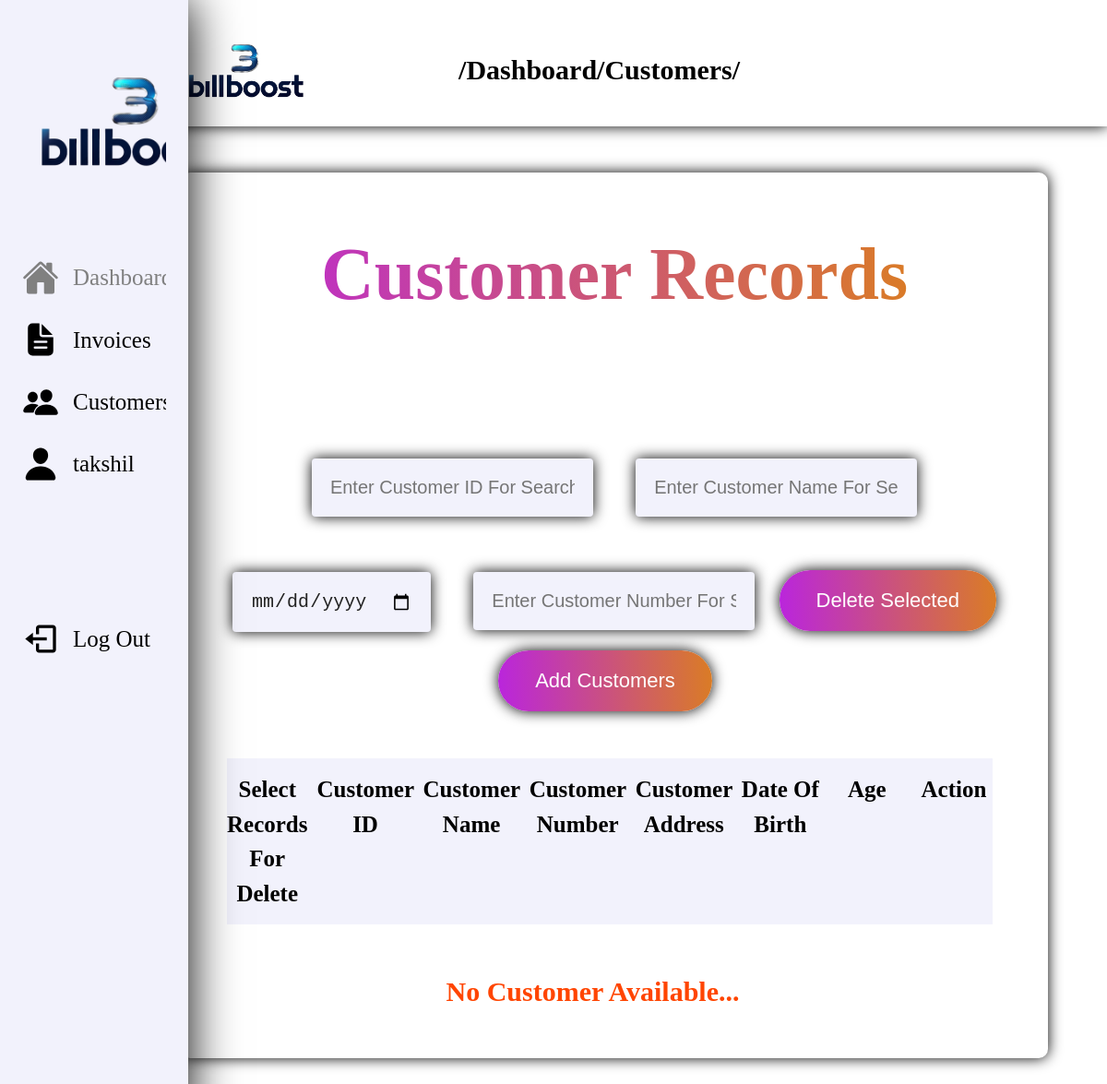
The page /business (signed in) on the database as committed earlier.
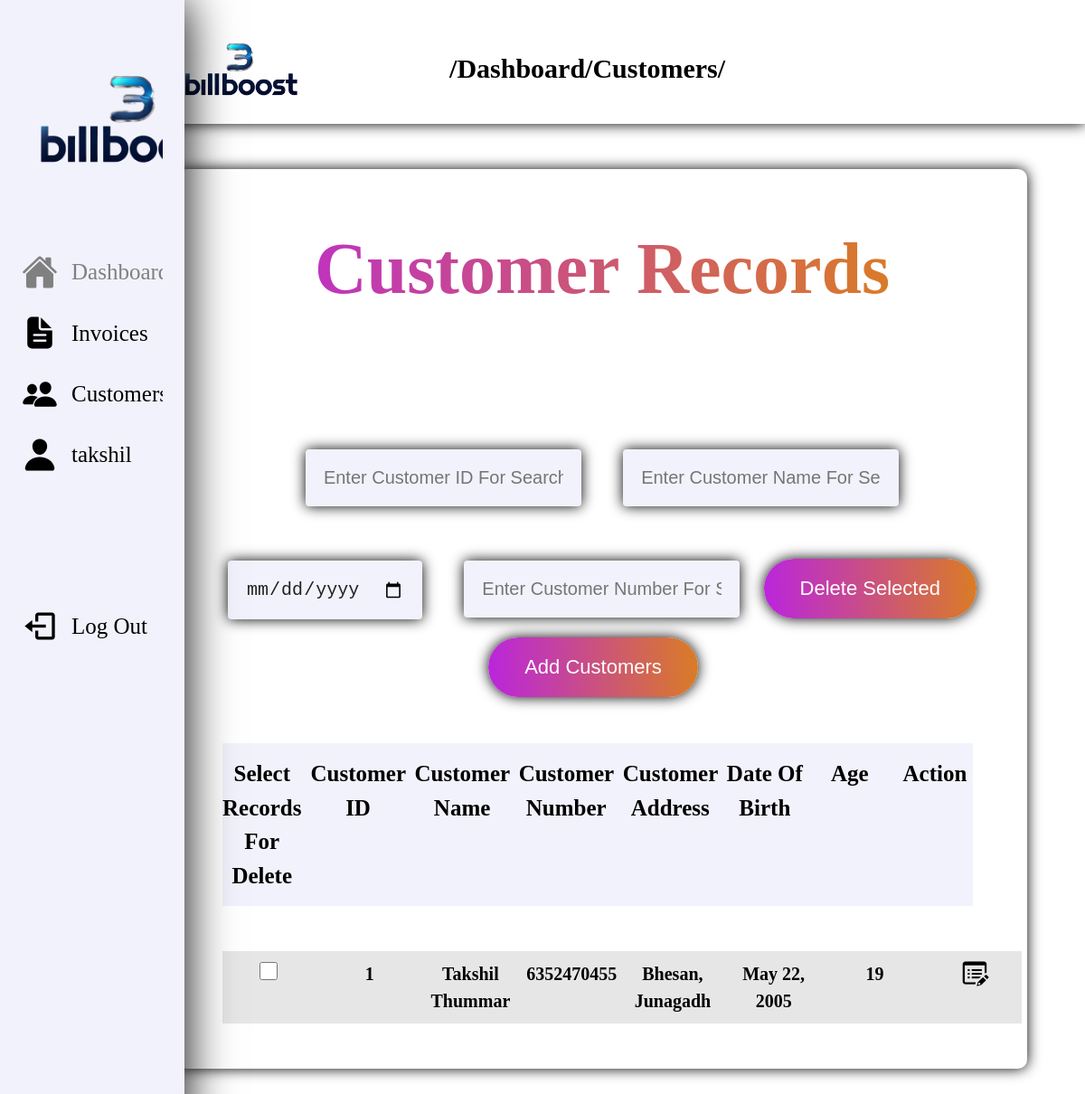
The same page on the database as committed later.
### ERP_System_App/models.py (models this page shows, shortened)
class Customer(models.Model):
    user = models.ForeignKey(User, on_delete=models.CASCADE, default=1)
    customer_id = models.IntegerField(unique=True)
    customer_name = models.CharField(max_length=100)
    customer_number = models.CharField(max_length=10)
    customer_address = models.CharField(max_length=1000)
    email = models.EmailField()
    date_of_birth = models.DateField(null=True, blank=True)
    age = models.IntegerField()
    gender = models.CharField(max_length=10, choices=[('Male', 'Male'), ('Female', 'Female'), ('Other', 'Other')])

### ERP_System_App/views.py (the view)
# urls.py: path('business', views.business, name='business'),
def business(request):
    user = request.user
    bills = Bill.objects.filter(user=user)
    customers = Customer.objects.filter(user=user) # Fetch login customer from the database
    if request.path == '/business':
        page_name = "Dashboard/Customers"
    context = {
        'bills': bills,
        'customers': customers,
        'page_name' : page_name,
    }
    return render(request, 'business.html', context)

### ERP_System_App/templates/business.html (shortened to what the changed rows need)
{% extends 'base.html' %} {% block title %}Invoices - BillBoost Invoices{% endblock %} {% block customer_active %}active{% endblock %} {% block content %} {% load static %} {% load static %}
<section>
    <div class="main-content">
        <div class="customer">
            <div class="customer-section">
                <form method="post" action="{% url 'delete_customers' %}" onsubmit="return confirmDelete();">
                    <div class="title" bill_search>
                        <h1>Customer Records</h1>
                    </div>
                    <div class="customer-search">
                        <div class="customer-search-table" id="customerTable">
                            <div class="customer-search-table-header">
                                <div class="customer-search-table-header-details">
                                    <h2>Select Records For Delete</h2>
                                    <h2>Customer ID</h2>
                                    <h2>Customer Name</h2>
                                    <h2>Customer Number</h2>
                                    <h2>Customer Address</h2>
                                    <h2>Date Of Birth</h2>
                                    <h2>Age</h2>
                                    <h2>Action</h2>
                                </div>
                            </div>
                            <div class="customer-search-table-raw" id="customerTableBody">
                                {% if customers %} {% for customer in customers %}
                                <div class="customer-search-table-raw-details">
                                    <h5><input type="checkbox" class="check" name="customer_delete" value="{{ customer.id }}" style="width: 20px; height: 20px; align-items: center;"></h5>
                                    <h5>{{ customer.id }}</h5>
                                    <h5>{{ customer.customer_name }}</h5>
                                    <h5>{{ customer.customer_number }}</h5>
                                    <h5>{{ customer.customer_address }}</h5>
                                    <h5>{{ customer.date_of_birth }}</h5>
                                    <h5>{{ customer.age }}</h5>
                                    <h5>
                                        <a href="" onclick="showFallingPage()">
                                            <a href="#" onclick="editRecord('{{ customer.id }}', '{{ customer.customer_id }}', '{{ customer.customer_name }}', '{{ customer.customer_number }}', '{{ customer.date_of_birth }}', '{{ customer.customer_address }}', '{{ customer.email }}', '{{ customer.age }}', '{{ customer.gender }}')">
                                                <img src="{% static 'Images/edit.png' %}" alt="Edit">
                                            </a>
                                        </a>
                                    </h5>
                                </div>
                                {% endfor %} {% else %}
                                <div>
                                    <h1 style="font-size: 30px; color: orangered;">No Customer Available...</h1>
                                </div>
                                {% endif %}
                            </div>
                        </div>
                    </div>
                </form>
            </div>
        </div>
    </div>
</section>
{% endblock %}

Rows that differ between the two databases and show on the page:
added Customer: id "1", customer_name "Takshil Thummar", customer_number "6352470455", customer_address "Bhesan, Junagadh", date_of_birth "May 22, 2005", age "19"
Other text that changed with them:
text no longer shown: "No Customer Available..."
